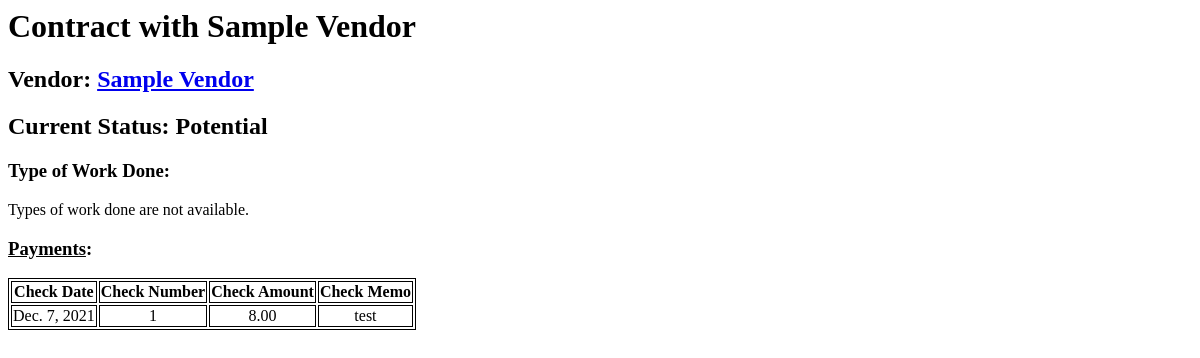
/vcm/contracts/1/, run on an earlier commit of the app's database.
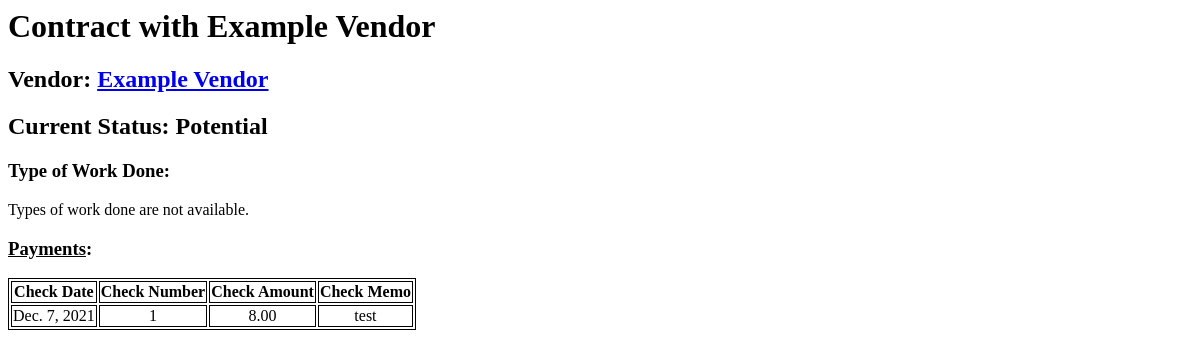
And on a later commit of the database.
### vcm_app/models.py (models this page shows, shortened)
class Contract(models.Model):
    vendor = models.ForeignKey(Vendor, on_delete=models.PROTECT) #Does not allow vendor to be deleted
    contract_title = models.CharField(max_length=200)
    """Contract Status stuff"""
    CURRENT     = 'CR'
    COMPLETED   = 'CP'
    POTENTIAL   = 'PT'
    CANCELED    = 'CN'
    FUTURE      = 'FT'
    CONTRACT_STATUS_CHOICES = [
        (CURRENT, 'Current'),
        (COMPLETED, 'Completed'),
        (POTENTIAL, 'Potential'),
        (CANCELED, 'Canceled'),
        (FUTURE, 'Future'),
    ]
    contract_status =  models.CharField(
        max_length=2,
        choices=CONTRACT_STATUS_CHOICES,
        default=POTENTIAL,
    )
    class Meta:
        ordering =['contract_title']

class Vendor(models.Model):
    vendor_name = models.CharField(max_length=200)
    vendor_email = models.EmailField(max_length=100)# default="test@test.com") #THIS IS A PLACEHOLDER
    class Meta:
        ordering =['vendor_name']

### vcm_app/views.py (the view)
# urls.py: path('contracts/<int:pk>/', views.ContractDetailView.as_view(), name='contract_detail'),
class ContractDetailView(generic.DetailView):
    model = Contract
    template_name = 'vcm_app/contract_detail.html'

### vcm_app/templates/vcm_app/contract_detail.html (shortened to what this page needs)
<h1>{{ contract.contract_title }}</h1>
<h2>Vendor: <a href="{% url 'vcm_app:vendor_detail' contract.vendor.id %}">{{ contract.vendor.vendor_name }}</a></h2>
<h2>Current Status: {{ contract.get_contract_status_display }}</h2>
<h3>Type of Work Done: </h3>
{% if contract.worktype_set.all %}
    {% for work in contract.worktype_set.all %}
    <li>{{ work.work }}</li>
    {% endfor %}
{% else %}
    <p>Types of work done are not available.</p>
{% endif %}
<h3><u>Payments</u>:</h3>
{% if contract.payment_set.all %}
    <table >
        <tr>
            <th>Check Date</th>
            <th>Check Number</th>
            <th>Check Amount</th>
            <th>Check Memo</th>
        </tr>
        {% for payment in contract.payment_set.all %}
        <tr>
            <td align="center">{{ payment.payment_date }}</td>
            <td align="center">{{ payment.payment_checkNumber }}</td>
            <td align="center">{{ payment.payment_checkAmount }}</td>
            <td align="center">{{ payment.payment_memo }}</td>
        </tr>
        {% endfor %}
    </table>
{% else %}
    <p>No payments are available.</p>
{% endif %}

What changed in the data, as far as the page shows it:
changed Contract "Potential": contract_title "Contract with Sample Vendor" → "Contract with Example Vendor"; vendor.vendor_name "Sample Vendor" → "Example Vendor"
